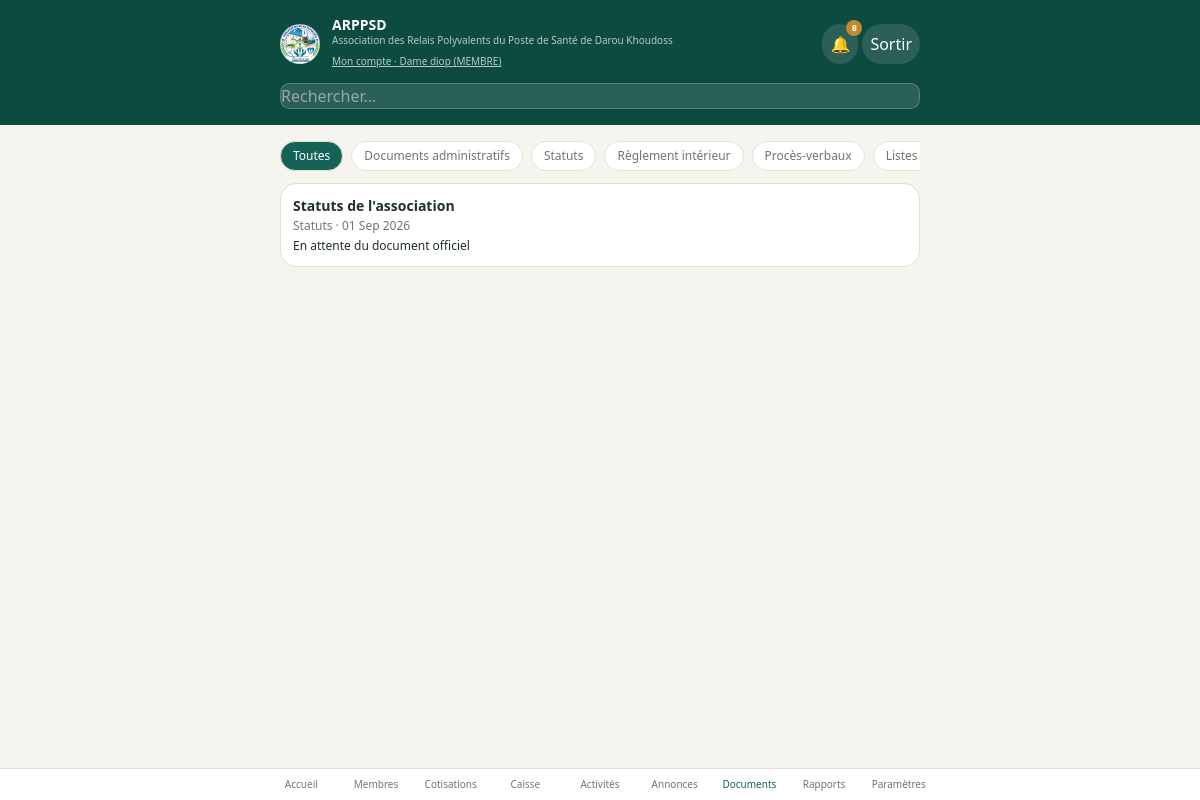
Screenshot of /documents (signed in) with the database file from the repository.
### tables this page shows
CREATE TABLE setting (
    key TEXT PRIMARY KEY,
    value TEXT
);

CREATE TABLE member (
    id TEXT PRIMARY KEY,
    first_name TEXT NOT NULL,
    last_name TEXT NOT NULL,
    phone TEXT, address TEXT, fonction TEXT DEFAULT 'MEMBRE',
    member_code TEXT, join_date TEXT, status TEXT DEFAULT 'actif',
    notes TEXT, is_demo INTEGER DEFAULT 0, password_hash TEXT
);

CREATE TABLE document (
    id TEXT PRIMARY KEY,
    name TEXT NOT NULL, category TEXT, note TEXT, date_added TEXT,
    added_by TEXT, is_demo INTEGER DEFAULT 0
, filename TEXT, original_name TEXT, file_size INTEGER, drive_file_id TEXT);

### app.py (the view)
@app.route("/documents")
@login_required
def documents():
    cat_filter = request.args.get("category", "Toutes")
    return render_template("documents.html", documents=db.get_documents(cat_filter),
                            categories=DOC_CATEGORIES, cat_filter=cat_filter)

### app.py (called while the page is built)
@app.after_request
def backup_db_after_write(response):
    if request.method == "POST" and response.status_code < 400 and gdrive.is_configured():
        try:
            gdrive.backup_db_file(db.DB_PATH)
        except Exception:
            pass
    return response

def get_permissions():
    return db.get_setting("permissions", DEFAULT_PERMISSIONS)

def current_user():
    uid = session.get("user_id")
    if not uid:
        return None
    m = db.get_member(uid)
    if not m or m.status != "actif":
        session.clear()
        return None
    return {"id": m.id, "name": m.full_name, "role": m.fonction}

def current_perms():
    user = current_user()
    if not user:
        return {}
    return get_permissions().get(user["role"], {})

def login_required(fn):
    @wraps(fn)
    def wrapper(*args, **kwargs):
        if not current_user():
            return redirect(url_for("login"))
        return fn(*args, **kwargs)
    return wrapper

@app.context_processor
def inject_globals():
    user = current_user()
    unread = db.count_unread_notifications(user["id"], user["role"]) if user else 0
    return dict(
        current_user=user,
        perms=current_perms(),
        org_name=db.get_setting("org_name", "Association des Relais Polyvalents du Poste de Santé de Darou Khoudoss"),
        org_acronym=db.get_setting("org_acronym", "ARPPSD"),
        MONTHS_FR=MONTHS_FR,
        unread_notifications=unread,
    )

### db.py (called while the page is built)
def get_db():
    if "db" not in g:
        g.db = sqlite3.connect(DB_PATH)
        g.db.row_factory = sqlite3.Row
        g.db.execute("PRAGMA foreign_keys = ON")
    return g.db

def _parse_date(value):
    if not value:
        return None
    return datetime.strptime(value, "%Y-%m-%d").date()

def _parse_datetime(value):
    if not value:
        return None
    return datetime.fromisoformat(value)

def row_to_member(r):
    if r is None:
        return None
    d = Row(dict(r))
    d.join_date = _parse_date(d.get("join_date"))
    d.full_name = f"{d.get('first_name','')} {d.get('last_name','')}"
    return d

def row_to_document(r):
    if r is None:
        return None
    d = Row(dict(r))
    d.date_added = _parse_datetime(d.get("date_added"))
    return d

def get_setting(key, default=None):
    db = get_db()
    row = db.execute("SELECT value FROM setting WHERE key = ?", (key,)).fetchone()
    if row is None:
        return default
    try:
        return json.loads(row["value"])
    except (TypeError, ValueError):
        return row["value"]

### templates/documents.html (shortened to what this page needs)
{% extends "base.html" %}
{% set active_nav = "documents" %}
{% block content %}
<div class="space-y-3">
  <div class="flex gap-2 overflow-x-auto">
    <a href="{{ url_for('documents') }}" class="px-3 py-1.5 rounded-full text-xs font-medium flex-shrink-0"
       style="background: {{ 'var(--primary)' if cat_filter=='Toutes' else '#fff' }}; color: {{ '#fff' if cat_filter=='Toutes' else 'var(--muted)' }}; border:1px solid var(--border);">Toutes</a>
    {% for c in categories %}
    <a href="{{ url_for('documents', category=c) }}" class="px-3 py-1.5 rounded-full text-xs font-medium flex-shrink-0"
       style="background: {{ 'var(--primary)' if cat_filter==c else '#fff' }}; color: {{ '#fff' if cat_filter==c else 'var(--muted)' }}; border:1px solid var(--border);">{{ c }}</a>
    {% endfor %}
  </div>
  {% if not documents %}
    <p class="text-sm text-center py-8" style="color:var(--muted)">Aucun document dans cette catégorie.</p>
  {% else %}
    <div class="space-y-2">
      {% for d in documents %}
      <div class="card !p-3 flex justify-between items-start gap-2">
        <div class="min-w-0">
          <div class="text-sm font-semibold flex items-center gap-1.5">{{ d.name }} {% if d.is_demo %}<span class="badge badge-warning">Démo</span>{% endif %}</div>
          <div class="text-xs mt-0.5" style="color:var(--muted)">{{ d.category }} · {{ d.date_added.strftime('%d %b %Y') }}</div>
          {% if d.note %}<p class="text-xs mt-1">{{ d.note }}</p>{% endif %}
        </div>
      </div>
      {% endfor %}
    </div>
  {% endif %}
</div>
{% endblock %}

### templates/base.html (shortened to what this page needs)
<!DOCTYPE html>
<html lang="fr">
<head>
  <script src="https://cdn.tailwindcss.com"></script>
</head>
<body class="min-h-screen flex flex-col">
  {% if current_user %}
  <div style="background: var(--primary-dark);" class="text-white">
    <div class="max-w-2xl mx-auto px-4 pt-4 pb-3 flex items-center justify-between">
      <div class="flex items-center gap-3">
        <img src="{{ url_for('static', filename='logo.jpg') }}" alt="Logo {{ org_acronym }}"
             class="w-10 h-10 rounded-full object-cover flex-shrink-0">
        <div>
          <div class="font-bold text-sm leading-tight">{{ org_acronym }}</div>
          <div class="text-[10px] opacity-70 leading-snug">{{ org_name }}</div>
          <a href="{{ url_for('my_account') }}" class="text-[10px] underline opacity-70">Mon compte · {{ current_user.name }} ({{ current_user.role }})</a>
        </div>
      </div>
      <div class="flex items-center gap-1 flex-shrink-0">
        <a href="{{ url_for('notifications') }}" class="p-2 rounded-full relative" style="background: rgba(255,255,255,.12);" aria-label="Notifications">
          🔔
          {% if unread_notifications %}
          <span class="absolute -top-1 -right-1 text-[9px] font-bold rounded-full w-4 h-4 flex items-center justify-center"
                style="background: var(--accent); color:#fff;">{{ unread_notifications if unread_notifications < 10 else '9+' }}</span>
          {% endif %}
        </a>
        <a href="{{ url_for('logout') }}" class="p-2 rounded-full" style="background: rgba(255,255,255,.12);">Sortir</a>
      </div>
    </div>
    <div class="max-w-2xl mx-auto px-4 pb-4">
      <form method="GET" action="{{ url_for('search') }}">
        <input name="q" placeholder="Rechercher…" value="{{ request.args.get('q', '') }}"
               style="background: rgba(255,255,255,.12); border:1px solid rgba(255,255,255,.2); color:#fff;">
      </form>
    </div>
  </div>
  {% endif %}
  <div class="flex-1 w-full max-w-2xl mx-auto px-4 pt-4 {% if current_user %}pb-28{% endif %}">
    {% block content %}{% endblock %}
  </div>
  {% if current_user %}
  <nav class="fixed bottom-0 left-0 right-0 flex" style="background: var(--surface); border-top:1px solid var(--border);">
    <div class="flex mx-auto max-w-2xl w-full overflow-x-auto">
      {% set nav_items = [
        ('dashboard', 'Accueil', url_for('dashboard')),
        ('members', 'Membres', url_for('members')),
        ('contributions', 'Cotisations', url_for('contributions')),
        ('caisse', 'Caisse', url_for('caisse')),
        ('activities', 'Activités', url_for('activities')),
        ('announcements', 'Annonces', url_for('announcements')),
        ('documents', 'Documents', url_for('documents')),
        ('reports', 'Rapports', url_for('reports')),
        ('settings', 'Paramètres', url_for('settings_view')),
      ] %}
      {% for key, label, href in nav_items %}
        <a href="{{ href }}" class="navlink flex flex-col items-center justify-center gap-0.5 py-2 flex-1 min-w-[64px] text-[10px] font-medium {% if active_nav == key %}active{% endif %}">
          {{ label }}
        </a>
      {% endfor %}
    </div>
  </nav>
  {% endif %}
</body>
</html>

### templates/base.html (style rules this page uses)
:root { --bg:#F6F4EE; --surface:#FFFFFF; --primary:#146356; --primary-dark:#0D4A40; --primary-light:#E6F0ED; --accent:#C08A2E; --accent-light:#F5EBD8; --ink:#20302C; --muted:#6C776F; --border:#E2DFD3; --danger:#B14A3D; --danger-light:#F7E9E6; --success:#2E7D53; --success-light:#E5F2EA; --warning:#B08628; --warning-light:#F5EEDA; }
body { background: var(--bg); color: var(--ink); font-family: ui-sans-serif, system-ui, sans-serif; }
.card { background: var(--surface); border: 1px solid var(--border); border-radius: 1rem; padding: 1rem; }
input, select, textarea { width:100%; padding:.6rem .75rem; border-radius:.6rem; border:1px solid var(--border); background:#fff; font-size:.875rem; }
.navlink.active { color: var(--primary) !important; }
.navlink { color: var(--muted); }

### rows the page displays
setting: value "ARPPSD"
setting: value "Association des Relais Polyvalents du Poste de Santé de Darou Khoudoss"
member: role "MEMBRE"
document: name "Statuts de l'association", category "Statuts", date_added "01 Sep 2026", note "En attente du document officiel"

### other values shown
{{ current_user.name }} "Dame diop"
{{ unread_notifications if unread_notifications < 10 else '9+' }} "8"
{{ c }} "Documents administratifs" "Statuts" "Règlement intérieur" "Procès-verbaux" "Listes…"
{{ label }} "Accueil" "Membres" "Cotisations" "Caisse" "Activités" "Annonces" "Documents" "Rapports" "Paramètres"
